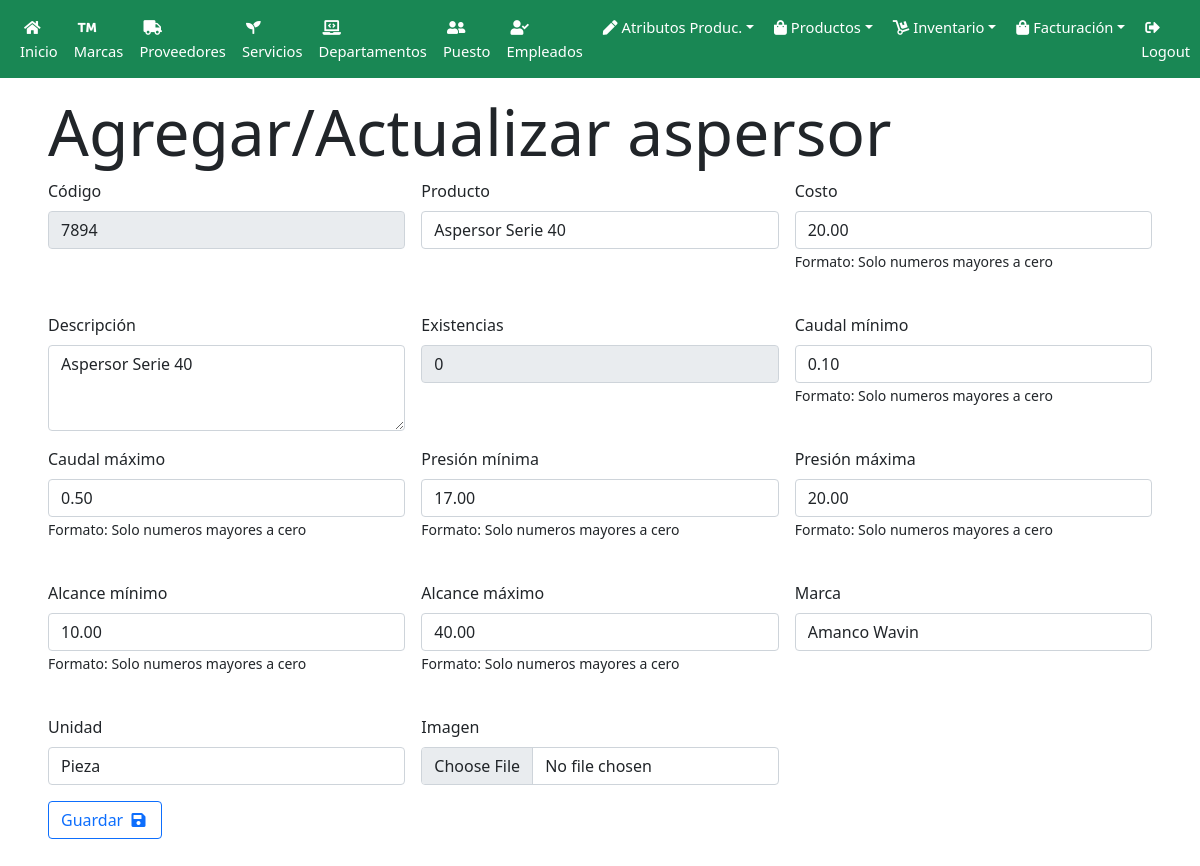
/admin/aspersores.php?action=ver&codigo_producto=7894 (signed in), run on the app's committed database.
### tables this page shows
CREATE TABLE `producto` (
  `codigo_producto` varchar(10) NOT NULL,
  `producto` text DEFAULT NULL,
  `costo` decimal(10,2) NOT NULL,
  `precio` decimal(10,2) NOT NULL,
  `precio_publico` decimal(10,2) NOT NULL,
  `descripcion` varchar(100) NOT NULL,
  `existencias` decimal(20,2) NOT NULL,
  `fotografia` varchar(100) NOT NULL,
  `id_marca` tinyint(4) NOT NULL,
  `id_unidad` tinyint(4) NOT NULL
);

CREATE TABLE `aspersor` (
  `codigo_producto` varchar(100) NOT NULL,
  `caudal_minimo` decimal(10,2) NOT NULL,
  `caudal_maximo` decimal(10,2) NOT NULL,
  `presion_minima` decimal(10,2) NOT NULL,
  `presion_maxima` decimal(10,2) NOT NULL,
  `alcance_minimo` decimal(10,2) NOT NULL,
  `alcance_maximo` decimal(10,2) DEFAULT NULL
);

### admin/controllers/sistema.controller.php (called while the page is built, shortened)
<?php
    class Sistema
    {
        function validarPuesto($puesto){
            $puestos = $_SESSION['puesto'];
            if(in_array($puesto, $puestos)){
                return true;
            }
            return false;
        }
    }
?>

### admin/controllers/productos/productos.controller.php (called while the page is built, shortened)
<?php
    require_once('controllers/sistema.controller.php');
    class Producto extends Sistema
    {
        function readOne($sentencia, $c_d)
        {
            $dbh = $this -> connect();
            $stmt = $dbh -> prepare($sentencia);
            $stmt -> bindParam(':codigo_producto', $c_d, PDO::PARAM_STR);
            $stmt -> execute();
            $filas = $stmt -> fetchAll();
            return $filas;
        }
    }
?>

### admin/controllers/productos/aspersores.controller.php (called while the page is built, shortened)
<?php
    include("productos.controller.php");
    class Aspersor extends Producto
    {
        function readOneAspersor($c_d){
            $sentencia = 'SELECT id_unidad, id_marca, codigo_producto, producto, costo, precio, precio_publico, descripcion, existencias, p.fotografia,
                                 marca, unidad, caudal_minimo, caudal_maximo, presion_minima, presion_maxima, alcance_minimo, alcance_maximo FROM producto p
                                  INNER JOIN aspersor USING(codigo_producto)
                                  INNER JOIN marca USING(id_marca)
                                  INNER JOIN unidad USING(id_unidad)
                              WHERE codigo_producto = :codigo_producto';
            return $this -> readOne($sentencia, $c_d);
        }
    }
?>

### admin/controllers/marcas.controller.php (called while the page is built, shortened)
<?php
    require_once('sistema.controller.php');
    class Marca extends Sistema
    {
        function readAll()
        {
            $dbh = $this -> Connect();
            $sentencia = 'SELECT * FROM marca AS m';
            $stmt = $dbh -> prepare($sentencia);
            $stmt -> execute();
            $filas = $stmt -> fetchAll();
            return $filas;
        }
    }
?>

### admin/controllers/productos/caracteristicas/unidades.controller.php (called while the page is built, shortened)
<?php
    require_once('controllers/sistema.controller.php');
    class Unidad extends Sistema
    {
        function readAll()
        {
            $dbh = $this -> Connect();
            $sentencia = 'SELECT * FROM unidad AS u';
            $stmt = $dbh -> prepare($sentencia);
            $stmt -> execute();
            $filas = $stmt -> fetchAll();
            return $filas;
        }
    }
?>

### admin/views/productos/aspersores/form.php (the view, shortened to what this page needs)
<div class="ps-5 pe-5 pt-3 pb-5 my-container active-cont">
    <h1 class="display-3">Agregar/Actualizar aspersor</h1>
    <form action="aspersores.php?action=<?php echo(isset($datos))?'actualizar':'guardar'; ?>" method="POST" enctype="multipart/form-data" class="row g-3 needs-validation" novalidate>
        <div class="col-md-4">
            <label class="form-label">Código</label>
            <input type="text" name="aspersor[codigo_producto]" value='<?php echo(isset($datos[0]['codigo_producto']))?$datos[0]['codigo_producto']:''; ?>' class="form-control" id="txtCodigo" <?php echo($_GET['action'] == 'ver')?'readonly':''?> required>
        </div>
        <div class="col-md-4">
            <label class="form-label">Producto</label>
            <input type="text" name="aspersor[producto]" value='<?php echo(isset($datos[0]['producto']))?$datos[0]['producto']:''; ?>' class="form-control" id="txtProducto" required>
        </div>
        <div class="col-md-4">
            <label class="form-label">Costo</label>
            <input type="text" name="aspersor[costo]" value='<?php echo(isset($datos[0]['costo']))?$datos[0]['costo']:''; ?>' class="form-control" id="txtCosto" pattern="(0*[1-9][0-9]*(\.[0-9]+)?|0+\.[0-9]*[1-9][0-9]*)" required>
            <small>Formato: Solo numeros mayores a cero</small><br><br>
        </div>
        <div class="col-md-4">
            <label class="form-label">Descripción</label>
            <textarea name="aspersor[descripcion]" class="form-control" id="txtDescripcion" rows="3" required><?php echo(isset($datos[0]['descripcion']))?$datos[0]['descripcion']:''; ?></textarea>
        </div>
        <div class="col-md-4">
            <label class="form-label">Existencias</label>
            <input type="text" name="aspersor[existencias]" value='0' class="form-control" id="txtExistencias" readonly required>
        </div>
        <div class="col-md-4">
            <label class="form-label">Caudal mínimo</label>
            <input type="text" name="aspersor[caudal_minimo]" value='<?php echo(isset($datos[0]['caudal_minimo']))?$datos[0]['caudal_minimo']:''; ?>' class="form-control" id="txtCaudalMinimo" pattern="(0*[1-9][0-9]*(\.[0-9]+)?|0+\.[0-9]*[1-9][0-9]*)" required>
            <small>Formato: Solo numeros mayores a cero</small><br><br>
        </div>
        <div class="col-md-4">
            <label class="form-label">Caudal máximo</label>
            <input type="text" name="aspersor[caudal_maximo]" value='<?php echo(isset($datos[0]['caudal_maximo']))?$datos[0]['caudal_maximo']:''; ?>' class="form-control" id="txtCaudalMaximo" pattern="(0*[1-9][0-9]*(\.[0-9]+)?|0+\.[0-9]*[1-9][0-9]*)" required>
            <small>Formato: Solo numeros mayores a cero</small><br><br>
        </div>
        <div class="col-md-4">
            <label class="form-label">Presión mínima</label>
            <input type="text" name="aspersor[presion_minima]" value='<?php echo(isset($datos[0]['presion_minima']))?$datos[0]['presion_minima']:''; ?>' class="form-control" id="txtPresionMinima" pattern="(0*[1-9][0-9]*(\.[0-9]+)?|0+\.[0-9]*[1-9][0-9]*)" required>
            <small>Formato: Solo numeros mayores a cero</small><br><br>
        </div>
        <div class="col-md-4">
            <label class="form-label">Presión máxima</label>
            <input type="text" name="aspersor[presion_maxima]" value='<?php echo(isset($datos[0]['presion_maxima']))?$datos[0]['presion_maxima']:''; ?>' class="form-control" id="txtPresionMaxima" pattern="(0*[1-9][0-9]*(\.[0-9]+)?|0+\.[0-9]*[1-9][0-9]*)" required>
            <small>Formato: Solo numeros mayores a cero</small><br><br>
        </div>
        <div class="col-md-4">
            <label class="form-label">Alcance mínimo</label>
            <input type="text" name="aspersor[alcance_minimo]" value='<?php echo(isset($datos[0]['alcance_minimo']))?$datos[0]['alcance_minimo']:''; ?>' class="form-control" id="txtAlcanceMinimo" pattern="(0*[1-9][0-9]*(\.[0-9]+)?|0+\.[0-9]*[1-9][0-9]*)" required>
            <small>Formato: Solo numeros mayores a cero</small><br><br>
        </div>
        <div class="col-md-4">
            <label class="form-label">Alcance máximo</label>
            <input type="text" name="aspersor[alcance_maximo]" value='<?php echo(isset($datos[0]['alcance_maximo']))?$datos[0]['alcance_maximo']:''; ?>' class="form-control" id="txtAlcanceMaximo" pattern="(0*[1-9][0-9]*(\.[0-9]+)?|0+\.[0-9]*[1-9][0-9]*)" required>
            <small>Formato: Solo numeros mayores a cero</small><br><br>
        </div>
        <div class="col-md-4">
            <label class="form-label">Marca</label>
            <select name="aspersor[id_marca]" class="form-control" id="slctMarca" required>
                <?php
                    foreach($marcas as $key => $marca):
                        $selected = '';
                        if(isset($datos)){
                            if($marca['id_marca'] == $datos[0]['id_marca']){ $selected = ' selected'; }
                        }
                ?>
                    <option value="<?php echo($marca['id_marca']); ?>"<?php echo($selected); ?>><?php echo($marca['marca']); ?></option>
                <?php endforeach; ?>
            </select>
        </div>
        <div class="col-md-4">
            <label class="form-label">Unidad</label>
            <select name="aspersor[id_unidad]" class="form-control" id="slctUnidad" required>
                <?php
                    foreach($unidades as $key => $unidad):
                        $selected = '';
                        if(isset($datos)){
                            if ($unidad['id_unidad'] == $datos[0]['id_unidad']) { $selected = ' selected'; }
                        }
                ?>
                    <option value="<?php echo($unidad['id_unidad']); ?>"<?php echo($selected); ?>><?php echo($unidad['unidad']); ?></option>
                <?php endforeach; ?>
            </select>
        </div>
        <div class="col-md-4">
            <label class="form-label">Imagen</label>
            <input type="file" name="fotografia" class="form-control" <?php echo($_GET['action'] == 'crear')?'required':''; ?>>
        </div>
        <div class="col-12">
            <button type="submit" name="enviar" class="btn btn-outline-primary">
                Guardar
                <i class="fa fa-save p-1 icons"></i>
            </button>
        </div>
    </form>
</div>

### admin/views/sidebar_navigation.php (shortened to what this page needs)
<!doctype html>
<html lang="es">
    <head>
        <link href="../css/bootstrap/css/bootstrap.css" rel="stylesheet">
        <link rel="stylesheet" href="https://stackpath.bootstrapcdn.com/bootstrap/5.0.0-alpha2/css/bootstrap.min.css">
        <link href="../css/main.css" rel="stylesheet">
        <link href="../css/fontawesome/css/all.css" rel="stylesheet">
        <link href="../css/features.css" rel="stylesheet">
        <link rel="stylesheet" href="https://cdnjs.cloudflare.com/ajax/libs/jquery-modal/0.9.1/jquery.modal.min.css" />
    </head>
    <body>
        <nav class="navbar navbar-expand-lg navbar-dark bg-success">
            <div class="container-fluid">
                <div class="collapse navbar-collapse" id="navbarScroll">
                    <ul class="navbar-nav me-auto my-2 my-lg-0 navbar-nav-scroll" style="font-size: 0.92rem">
                        <li class="nav-item"><a class="nav-link active" aria-current="page" href="index.php"><i class="fa fa-home p-1 icons"></i>Inicio</a></li>
                        <?php
                            if($sistema -> validarPuesto('Administrador')){
                                include('menus/menu.administrador.php');
                            }
                        ?>
                        <li class="nav-item"><a class="nav-link active" href="../login/login.php?action=logout" tabindex="-1"><i class="fa fa-sign-out-alt p-1 icons"></i>Logout</a></li>
                    </ul>
                </div>
            </div>
        </nav>

### admin/views/menus/menu.administrador.php (shortened to what this page needs)
<li class="nav-item"><a href="marcas.php" class="nav-link active"><i class="fa fa-trademark p-1 icons"></i>Marcas</a></li>
<li class="nav-item"><a href="proveedores.php" class="nav-link active"><i class="fa fa-truck p-1 icons"></i>Proveedores</a></li>
<li class="nav-item"><a href="servicios.php" class="nav-link active"><i class="fa fa-seedling p-1 icons"></i>Servicios</a></li>
<li class="nav-item"><a href="departamentos.php" class="nav-link active"><i class="fa fa-laptop-code p-1 icons"></i>Departamentos</a></li>
<li class="nav-item"><a href="puestos.php" class="nav-link active"><i class="fa fa-user-friends p-1 icons"></i>Puesto</a></li>
<li class="nav-item"><a href="empleados.php" class="nav-link active"><i class="fa fa-user-check p-1 icons"></i>Empleados</a></li>
<li class="nav-item dropdown">
    <a class="nav-link active dropdown-toggle" href="#" id="navbarScrollingDropdown1" role="button" data-bs-toggle="dropdown" aria-expanded="false"><i class="fa fa-pen p-1 icons"></i>Atributos Produc.</a>
</li>
<li class="nav-item dropdown">
    <a class="nav-link active dropdown-toggle" href="#" id="navbarScrollingDropdown2" role="button" data-bs-toggle="dropdown" aria-expanded="false"><i class="fa fa-shopping-bag p-1 icons"></i>Productos</a>
</li>
<li class="nav-item dropdown">
    <a class="nav-link active dropdown-toggle" href="#" id="navbarScrollingDropdown3" role="button" data-bs-toggle="dropdown" aria-expanded="false"><i class="fa fa-dolly p-1 icons"></i>Inventario</a>
</li>
<li class="nav-item dropdown">
    <a class="nav-link active dropdown-toggle" href="#" id="navbarScrollingDropdown4" role="button" data-bs-toggle="dropdown" aria-expanded="false"><i class="fa fa-shopping-bag p-1 icons"></i>Facturación</a>
</li>

### admin/aspersores.php (shortened to what this page needs)
<?php
    include('controllers/productos/aspersores.controller.php');
    include('controllers/marcas.controller.php');
    include('controllers/productos/caracteristicas/unidades.controller.php');
    $ptos = array();
    array_push($ptos, 'Administrador');
    array_push($ptos, 'Encargado de Almacen');
    $sistema = New Sistema;
    $sistema -> verificarPuesto($ptos);
    $aspersores = new Aspersor;
    $marca = new Marca;
    $unidad = new Unidad;
    $accion = (isset($_GET['action']))?$_GET['action']:'leer';
    $marcas = $marca -> readAll();
    $unidades = $unidad -> readAll();
    include('views/sidebar_navigation.php');
    switch($accion)
    {
        case 'ver':
            $id_aspersor = $_GET['codigo_producto'];
            $datos = $aspersores -> readOneAspersor($id_aspersor);
            include('views/productos/aspersores/form.php');
            break;
    }
    include('views/footer.php');
?>

### admin/views/footer.php (shortened to what this page needs)
    </body>
</html>

### css/main.css (style rules this page uses)
.my-container { transition: 0.4s; }

### data on the page
producto: codigo_producto "7894", producto "Aspersor Serie 40", costo "20.00", descripcion "Aspersor Serie 40", caudal_minimo "0.10", caudal_maximo "0.50", presion_minima "17.00", presion_maxima "20.00", alcance_minimo "10.00", alcance_maximo "40.00"

### other printed values
form field value "Amanco Wavin"
form field value "Pieza"
